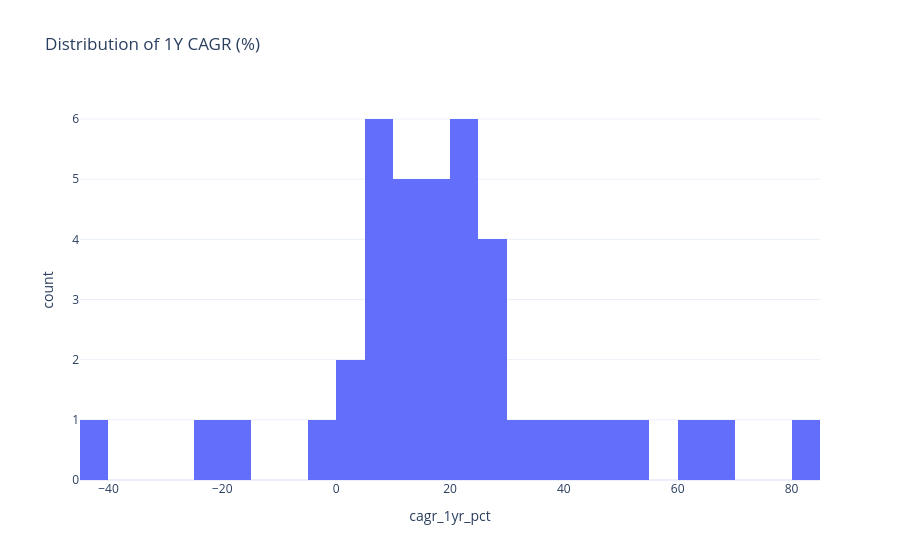
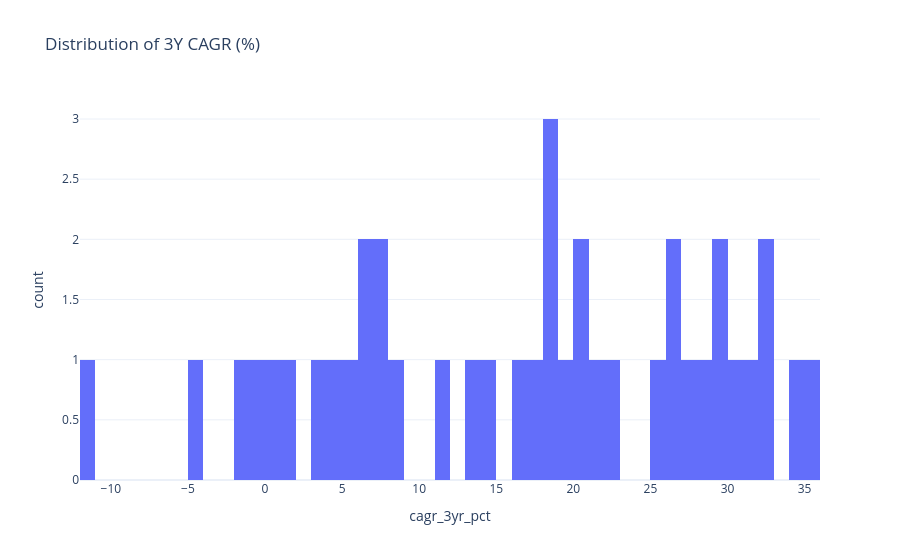

The cell these charts' notebook holds for them, in order:
### Code cell
# Optional: visualize distributions
for y in HORIZONS_YEARS:
    col = f'cagr_{y}yr_pct'
    fig = px.histogram(comparison_table, x=col, nbins=60, title=f'Distribution of {y}Y CAGR (%)')
    fig.update_layout(template='plotly_white')
    fig.show()

### Figure 1 — Plotly figure (JSON) as saved in the notebook; plotly's stock layout.template omitted (floating-point values rounded to 4 significant figures)
{"data": [{"bingroup": "x", "hovertemplate": "cagr_1yr_pct=%{x}<br>count=%{y}<extra></extra>", "legendgroup": "", "marker": {"color": "#636efa", "pattern": {"shape": ""}}, "name": "", "nbinsx": 60, "orientation": "v", "showlegend": false, "type": "histogram", "x": [-2.224, 3.705, 53.23, 47.92, -23.99, 7.237, 20.21, -16.8, 13.58, 33.98, 25.54, 15.81, 22.49, 10.45, 1.609, 19.77, 22.26, -42.8, 5.522, 60.44, 5.706, 82.78, 13.95, 8.489, 13.06, 29.6, 41.82, 7.425, 16.84, 22.5, 26.66, 7.12, 28.68, 15.44, 20.36, 14.27, 39.75, 18.11, 21.48, 65.14], "xaxis": "x", "yaxis": "y"}], "layout": {"barmode": "relative", "legend": {"tracegroupgap": 0}, "title": {"text": "Distribution of 1Y CAGR (%)"}, "xaxis": {"anchor": "y", "domain": [0, 1], "title": {"text": "cagr_1yr_pct"}}, "yaxis": {"anchor": "x", "domain": [0, 1], "title": {"text": "count"}}}}

### Figure 2 — Plotly figure (JSON) as saved in the notebook; plotly's stock layout.template omitted (floating-point values rounded to 4 significant figures)
{"data": [{"bingroup": "x", "hovertemplate": "cagr_3yr_pct=%{x}<br>count=%{y}<extra></extra>", "legendgroup": "", "marker": {"color": "#636efa", "pattern": {"shape": ""}}, "name": "", "nbinsx": 60, "orientation": "v", "showlegend": false, "type": "histogram", "x": [1.293, 3.916, 32.44, 28.97, -4.152, 6.316, 19.67, -0.7674, 25.56, 22.65, 21.09, 8.008, 20.01, 4.062, 0.5259, 20.82, 35.11, -11.71, 5.84, 30.46, 16.27, 26.67, -1.337, 13.98, 32.49, 31.78, 18.42, 7.394, 17.27, 7.756, 29.58, 6.696, 18.43, 11.25, 34.0, 14.75, 29.18, 18.04, 26.87, 27.0], "xaxis": "x", "yaxis": "y"}], "layout": {"barmode": "relative", "legend": {"tracegroupgap": 0}, "title": {"text": "Distribution of 3Y CAGR (%)"}, "xaxis": {"anchor": "y", "domain": [0, 1], "title": {"text": "cagr_3yr_pct"}}, "yaxis": {"anchor": "x", "domain": [0, 1], "title": {"text": "count"}}}}
